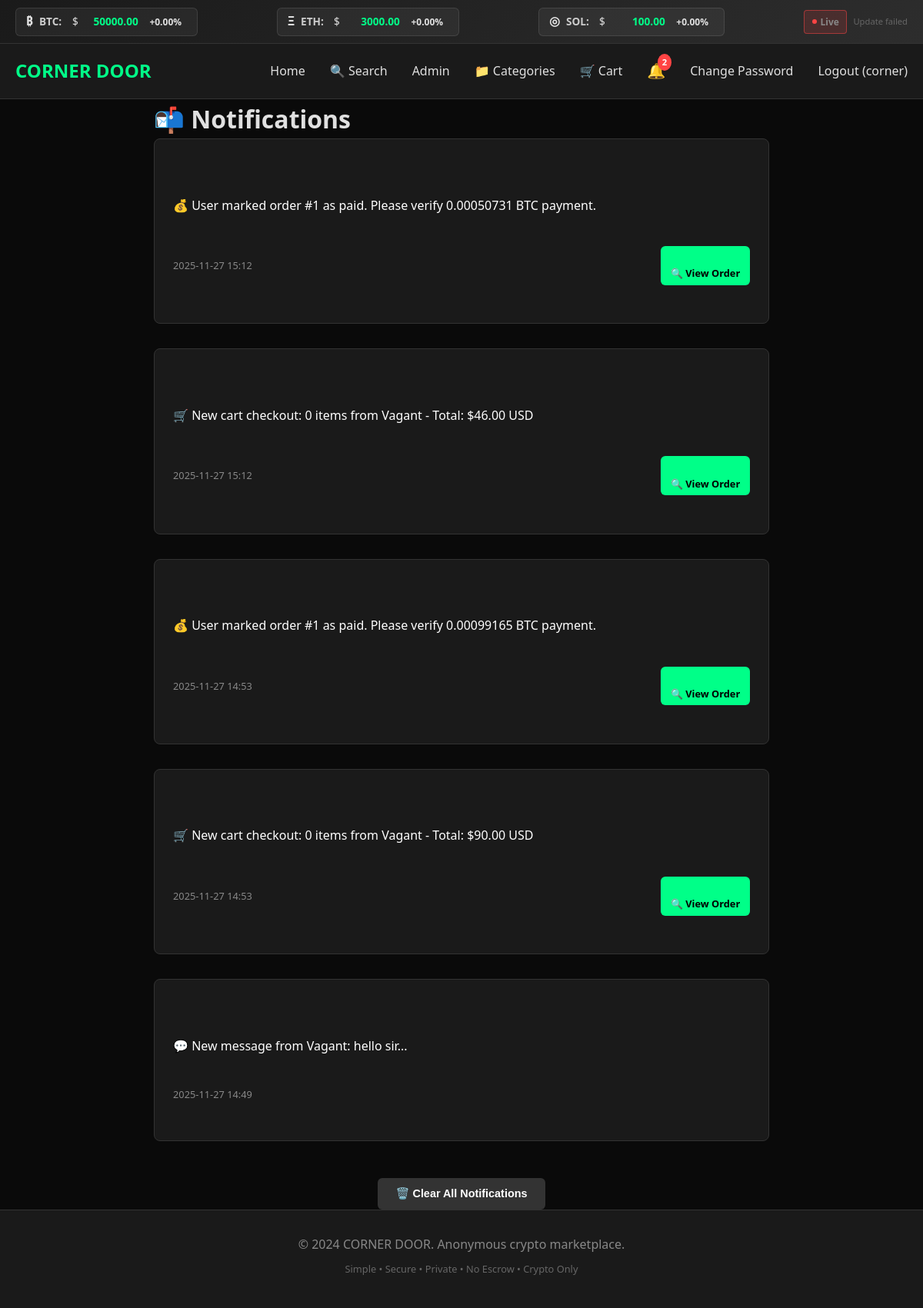
The app's page /notifications (signed in), older data.
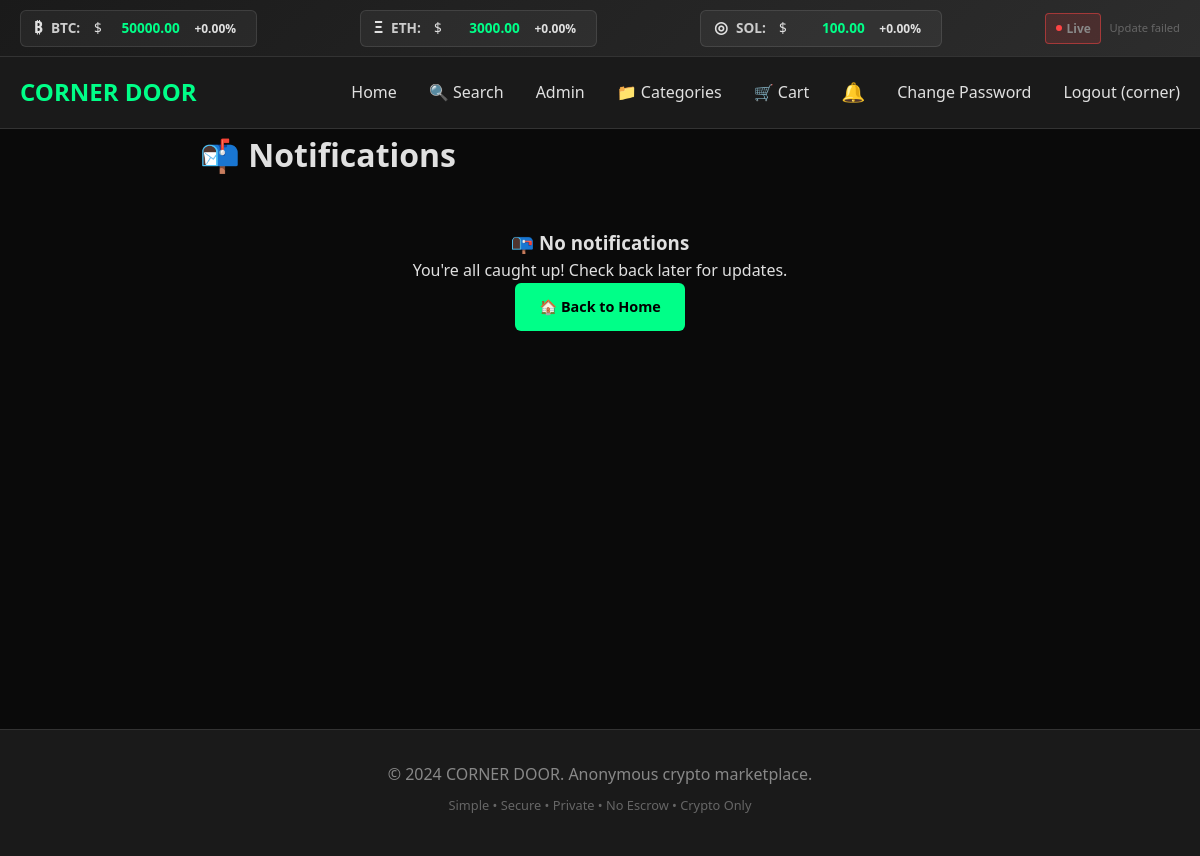
The same page, newer data.
### app.py (models this page shows, shortened)
class User(UserMixin, db.Model):
    id = db.Column(db.Integer, primary_key=True)
    username = db.Column(db.String(80), unique=True, nullable=False)
    password_hash = db.Column(db.String(120), nullable=False)
    recovery_phrase = db.Column(db.String(200))
    created_at = db.Column(db.DateTime, default=datetime.utcnow)
    is_active = db.Column(db.Boolean, default=True)
    is_admin = db.Column(db.Boolean, default=False)
    ip_hash = db.Column(db.String(64))
    unread_notifications = db.Column(db.Integer, default=0)
    unread_messages = db.Column(db.Integer, default=0)

class Notification(db.Model):
    id = db.Column(db.Integer, primary_key=True)
    user_id = db.Column(db.Integer, db.ForeignKey('user.id'), nullable=False)
    message = db.Column(db.Text, nullable=False)
    is_read = db.Column(db.Boolean, default=False)
    created_at = db.Column(db.DateTime, default=datetime.utcnow)
    order_id = db.Column(db.Integer, db.ForeignKey('order.id'), nullable=True)
    user = db.relationship('User', backref='notifications')
    order = db.relationship('Order', backref='notifications')

### app.py (the view)
@app.route('/notifications')
@login_required
def notifications():
    user_notifications = Notification.query.filter_by(user_id=current_user.id).order_by(Notification.created_at.desc()).all()
    for notification in user_notifications:
        if not notification.is_read:
            notification.is_read = True
    current_user.unread_notifications = 0
    db.session.commit()
    return render_template('notifications.html', notifications=user_notifications)

### app.py (called while the page is built)
@app.context_processor
def utility_processor():
    return dict(usd_to_crypto=usd_to_crypto)

@login_manager.user_loader
def load_user(user_id):
    return db.session.get(User, int(user_id))

### templates/notifications.html (shortened to what this page needs)
{% extends "base.html" %}
{% block content %}
<div style="max-width: 800px; margin: 0 auto;">
    <h1>📬 Notifications</h1>
    {% if notifications %}
    <div class="notifications-list">
        {% for notification in notifications %}
        <div class="notification-item {% if not notification.is_read %}unread{% endif %}"
             style="background-color: #1a1a1a; padding: 1.5rem; border-radius: 8px; margin-bottom: 1rem; border: 1px solid #333; white-space: pre-line;">
            <div class="notification-message" style="font-size: 1rem; line-height: 1.5; margin-bottom: 1rem;">
                {{ notification.message }}
            </div>
            <div class="notification-time" style="display: flex; justify-content: space-between; align-items: center; font-size: 0.8rem; color: #888;">
                <span>{{ notification.created_at.strftime('%Y-%m-%d %H:%M') }}</span>
                {% if notification.order_id %}
                <a href="{{ url_for('order_details', order_id=notification.order_id) }}" class="btn" style="padding: 0.3rem 0.8rem; font-size: 0.8rem;">
                    🔍 View Order
                </a>
                {% endif %}
            </div>
        </div>
        {% endfor %}
    </div>
    <div style="text-align: center; margin-top: 2rem;">
        <form method="POST" action="{{ url_for('clear_cart') }}" style="display: inline;">
            <button type="submit" class="btn btn-secondary" onclick="return confirm('Clear all notifications?')">
                🗑️ Clear All Notifications
            </button>
        </form>
    </div>
    {% else %}
    <div class="text-center" style="padding: 3rem;">
        <h3>📭 No notifications</h3>
        <p>You're all caught up! Check back later for updates.</p>
        <a href="{{ url_for('index') }}" class="btn">🏠 Back to Home</a>
    </div>
    {% endif %}
</div>
{% endblock %}

### templates/base.html (shortened to what this page needs)
<!DOCTYPE html>
<html lang="en">
<head>
    <link rel="stylesheet" href="{{ url_for('static', filename='css/style.css') }}">
</head>
<body>
    <div class="crypto-ticker">
        <div class="container ticker-content">
            <div class="ticker-item">
                <span class="crypto-logo">₿</span>
                <span class="crypto-name">BTC:</span>
                $<span class="price" id="btc-price">{{ "%.2f"|format(crypto_prices.BTC) if crypto_prices else "50000.00" }}</span>
                <span class="price-change" id="btc-change">+0.00%</span>
            </div>
            <div class="ticker-item">
                <span class="crypto-logo">Ξ</span>
                <span class="crypto-name">ETH:</span>
                $<span class="price" id="eth-price">{{ "%.2f"|format(crypto_prices.ETH) if crypto_prices else "3000.00" }}</span>
                <span class="price-change" id="eth-change">+0.00%</span>
            </div>
            <div class="ticker-item">
                <span class="crypto-logo">◎</span>
                <span class="crypto-name">SOL:</span>
                $<span class="price" id="sol-price">{{ "%.2f"|format(crypto_prices.SOL) if crypto_prices else "100.00" }}</span>
                <span class="price-change" id="sol-change">+0.00%</span>
            </div>
            <div class="ticker-status">
                <span class="status-indicator" id="status-indicator">
                    <span class="status-dot"></span>
                    <span class="status-text">Live</span>
                </span>
                <span class="last-update" id="last-update">Updating...</span>
            </div>
        </div>
    </div>
    <header>
        <nav class="container">
            <div class="logo">CORNER DOOR</div>
            <div class="nav-links">
                <a href="{{ url_for('index') }}">Home</a>
                <a href="{{ url_for('search') }}">🔍 Search</a>
                {% if current_user.is_authenticated %}
                    {% if current_user.is_admin %}
                        <a href="{{ url_for('admin_dashboard') }}">Admin</a>
                    {% endif %}
                    {% if current_user.is_admin %}
                       <a href="{{ url_for('admin_categories') }}">📁 Categories</a>
                    {% endif %}
                    <a href="{{ url_for('view_cart') }}">🛒 Cart</a>
                    <div class="notification-bell">
                        <a href="{{ url_for('notifications') }}" class="notification-link">
                            🔔
                            {% if current_user.unread_notifications > 0 %}
                                <span class="notification-badge">{{ current_user.unread_notifications }}</span>
                            {% endif %}
                        </a>
                    </div>
                    <a href="{{ url_for('change_password') }}">Change Password</a>
                    <a href="{{ url_for('logout') }}">Logout ({{ current_user.username }})</a>
                {% else %}
                    <a href="{{ url_for('login') }}">Login</a>
                    <a href="{{ url_for('register') }}">Register</a>
                {% endif %}
            </div>
        </nav>
    </header>
    <main class="container">
        {% block content %}{% endblock %}
    </main>
    <footer>
        <div class="container">
            <p>&copy; 2024 CORNER DOOR. Anonymous crypto marketplace.</p>
            <p style="font-size: 0.8rem; color: #666; margin-top: 0.5rem;">
                Simple • Secure • Private • No Escrow • Crypto Only
            </p>
        </div>
    </footer>
</body>
</html>

### static/css/style.css (style rules this page uses)
* { margin: 0; padding: 0; box-sizing: border-box; }
body { font-family: 'Segoe UI', Tahoma, Geneva, Verdana, sans-serif; line-height: 1.6; color: #333; background-color: #0a0a0a; color: #e0e0e0; min-height: 100vh; }
.container { max-width: 1200px; margin: 0 auto; padding: 0 20px; }
.crypto-ticker { background: linear-gradient(135deg, #1a1a1a 0%, #2d2d2d 100%); border-bottom: 1px solid #333; padding: 0.6rem 0; font-size: 0.85rem; font-weight: 500; backdrop-filter: blur(10px); }
.ticker-content { display: flex; justify-content: space-between; align-items: center; flex-wrap: wrap; gap: 1.5rem; }
.ticker-item { color: #e0e0e0; display: flex; align-items: center; gap: 0.5rem; padding: 0.3rem 0.8rem; background: rgba(255, 255, 255, 0.05); border-radius: 6px; border: 1px solid rgba(255, 255, 255, 0.1); transition: all 0.3s ease; }
.crypto-logo { font-weight: bold; font-size: 1rem; }
.crypto-name { color: #ccc; font-weight: 600; min-width: 35px; }
.ticker-item .price { color: #00ff88; font-weight: bold; min-width: 70px; text-align: right; }
.price-change { font-size: 0.75rem; padding: 0.2rem 0.4rem; border-radius: 4px; font-weight: 600; min-width: 55px; text-align: center; }
.ticker-status { display: flex; align-items: center; gap: 0.5rem; color: #888; font-size: 0.75rem; }
.status-indicator { display: flex; align-items: center; gap: 0.3rem; padding: 0.3rem 0.6rem; border-radius: 4px; background: rgba(0, 255, 136, 0.1); border: 1px solid rgba(0, 255, 136, 0.3); }
.status-indicator.error { background: rgba(255, 68, 68, 0.15); border-color: rgba(255, 68, 68, 0.5); }
.status-dot { width: 6px; height: 6px; border-radius: 50%; background: #00ff88; animation: blink 2s infinite; }
.status-indicator.error .status-dot { background: #ff4444; animation: none; }
.status-text { font-weight: 600; }
.last-update { color: #666; font-size: 0.7rem; }
header { background-color: #1a1a1a; border-bottom: 1px solid #333; padding: 1rem 0; position: sticky; top: 0; z-index: 1000; }
nav { display: flex; justify-content: space-between; align-items: center; }
.logo { font-size: 1.5rem; font-weight: bold; color: #00ff88; text-decoration: none; }
.nav-links { display: flex; gap: 2rem; align-items: center; }
.nav-links a { color: #e0e0e0; text-decoration: none; transition: color 0.3s; font-weight: 500; }
.notification-bell { position: relative; display: inline-block; }
.notification-link { text-decoration: none; font-size: 1.2rem; position: relative; }
main { padding: 2rem 0; min-height: calc(100vh - 200px); }
.btn { display: inline-block; background-color: #00ff88; color: #000; padding: 0.75rem 1.5rem; text-decoration: none; border-radius: 6px; font-weight: bold; border: none; cursor: pointer; transition: all 0.3s ease; text-align: center; font-size: 0.9rem; }
footer { background-color: #1a1a1a; border-top: 1px solid #333; padding: 2rem 0; text-align: center; color: #888; margin-top: auto; }
footer p { margin-bottom: 0.5rem; }
.text-center { text-align: center; }

Row changes from the older to the newer data that the page shows:
removed Notification: message "💰 User marked order #1 as paid. Please verify 0.00050731 BTC payment.", created_at "2025-11-27 15:12"
removed Notification: message "🛒 New cart checkout: 0 items from Vagant - Total: $46.00 USD", created_at "2025-11-27 15:12"
removed Notification: message "💰 User marked order #1 as paid. Please verify 0.00099165 BTC payment.", created_at "2025-11-27 14:53"
removed Notification: message "🛒 New cart checkout: 0 items from Vagant - Total: $90.00 USD", created_at "2025-11-27 14:53"
removed Notification: message "💬 New message from Vagant: hello sir...", created_at "2025-11-27 14:49"
changed User "corner": unread_notifications "2" → (not shown)
Text that changed along with them:
text no longer shown: "🗑️ Clear All Notifications"
text now shown: "📭 No notifications You're all caught up! Check back later for updates. 🏠 Back to Home"
